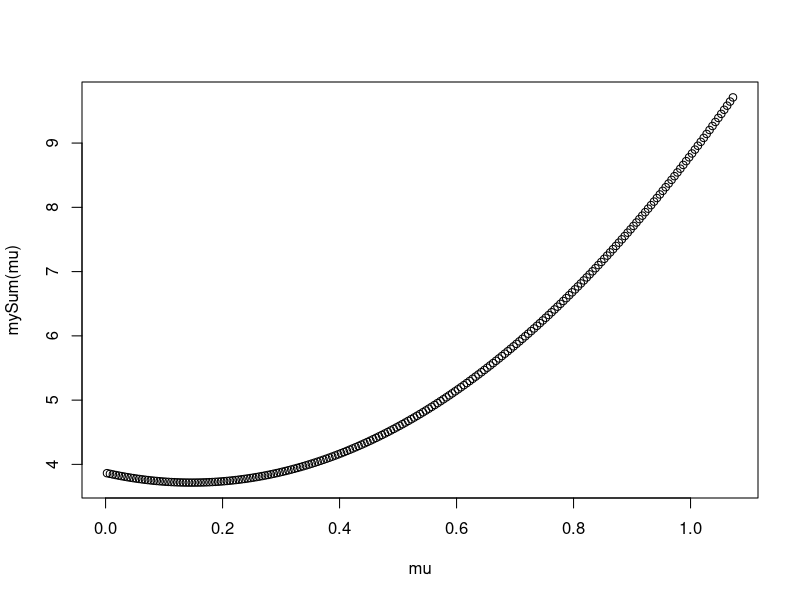
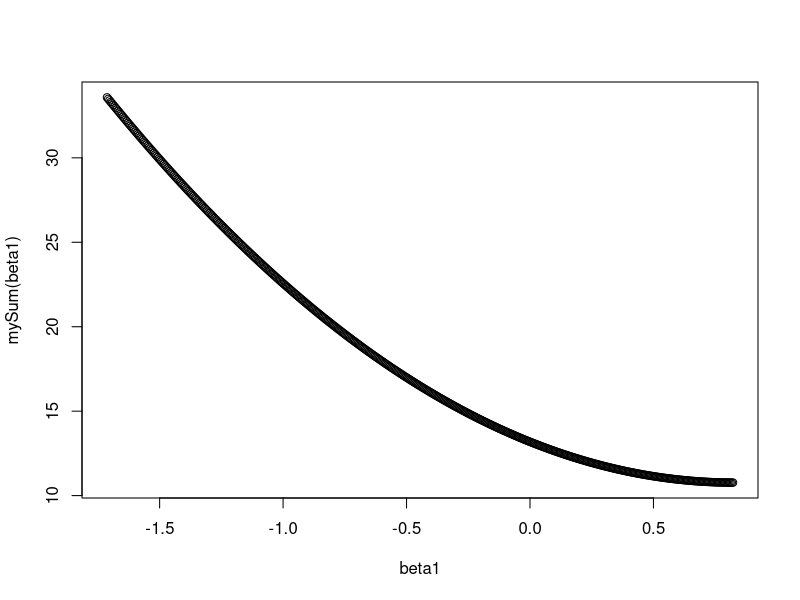

Reproduce these figures in R, in order. (Note: this script raises an error after producing the figures.)
#Consider the data set given below
x <- c(0.18, -1.54, 0.42, 0.95)
#And weights given by
w <- c(2, 1, 3, 1)
#Give the value of mu that minimizes the least squares equation sum(wi(xi-mu)^2)
mySum <- function(mu){
    sumvalue = 0
    for(i in 1:4){
        sumvalue = sumvalue + w[i]*(x[i] - mu)^2
    }
    sumvalue
}
mu <- seq(0.0025, 1.077, by = 0.005)
plot(mu, mySum(mu))

#Consider the following data set
x <- c(0.8, 0.47, 0.51, 0.73, 0.36, 0.58, 0.57, 0.85, 0.44, 0.42)
y <- c(1.39, 0.72, 1.55, 0.48, 1.19, -1.59, 1.23, -0.65, 1.49, 0.05)
#Fit the regression through the origin and get the slope treating y as the outcome and x as the regressor. (Hint, do not center the data since we want regression through the origin, not through the means of the data.)
summary(lm(y~x-1))
mySum <- function(beta1){
    sumvalue=0
    for(i in 1:length(x)){
        sumvalue=sumvalue + (y[i] - beta1 * x[i])^2
    }
    sumvalue
}
beta1<-seq(-1.713, 0.8263, by=0.005)
plot(beta1, mySum(beta1))

#Consider data with an outcome (Y) and a predictor (X).
#The standard deviation of the predictor is one half that of the outcome.
#The correlation between the two variables is .5.
#What value would the slope coefficient for the regression model with Y as the outcome and X as the predictor?
beta0<-cor(X,Y)*Sy/Sx 
#cor(X,Y) = .5
#2Sx=Sy
#beta0=.5*2Sx/Sx = 1
beta1 <- mean(Y) -beta0*mean(X)
#cov(X,Y) = cor(x,Y)*Sx*Sy=.5*2Sx*Sx = Sx^2

#Do data(mtcars) from the datasets package and fit the regression model with mpg as the outcome and weight as the predictor. Give the slope coefficient
data(mtcars)
summary(lm(mtcars$mpg~mtcars$wt))

#Students were given two hard tests and scores were normalized to have empirical mean 0 and variance 1.
#The correlation between the scores on the two tests was 0.4.
#What would be the expected score on Quiz 2 for a student who had a normalized score of 1.5 on Quiz 1?
#cor(X,Y) = 0.4
0.4*1.5

#Consider the data given by the following
x <- c(8.58, 10.46, 9.01, 9.64, 8.86)
#What is the value of the first measurement if x were normalized (to have mean 0 and variance 1)?
(x-mean(x))/sd(x)


#Consider the following data set (used above as well). What is the intercept for fitting the model with x as the predictor and y as the outcome?
x <- c(0.8, 0.47, 0.51, 0.73, 0.36, 0.58, 0.57, 0.85, 0.44, 0.42)
y <- c(1.39, 0.72, 1.55, 0.48, 1.19, -1.59, 1.23, -0.65, 1.49, 0.05)
summary(lm(y~x))

#You know that both the predictor and response have mean 0. 
#What can be said about the intercept when you fit a linear regression?

#Consider the data given by
x <- c(0.8, 0.47, 0.51, 0.73, 0.36, 0.58, 0.57, 0.85, 0.44, 0.42)
#What value minimizes the sum of the squared distances between these points and itself?
mySum <- function(point){
    sumvalue=0
    for(i in 1:length(x)){
        sumvalue=sumvalue + (point - x[i])^2
    }
    sumvalue
}
points<-seq(0.2, 1.0, by=0.05)
plot(points, mySum(points))
